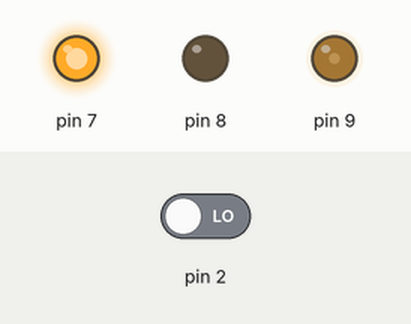
Bench run of a sketch on a simulated Arduino Uno, built with avr-gcc and run on an emulated ATmega328P. Shown: output pins drawn as LEDs (lit = HIGH). Inputs (shaded band) come from the test bench; at power-on: pin 2 LOW.

Above: at 1.2 s.
1.3 s: pin 2 driven HIGH
At 3.4 s:
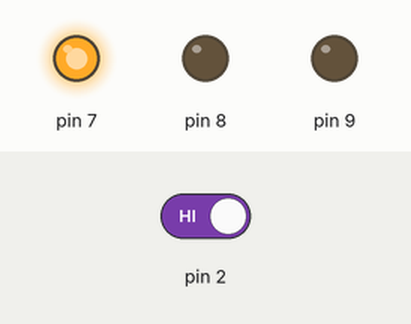
4.0 s: pin 2 driven LOW
At 6.25 s:
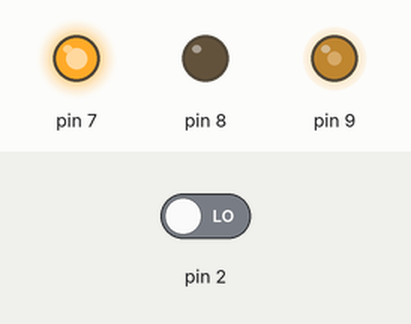
At 10.5 s:
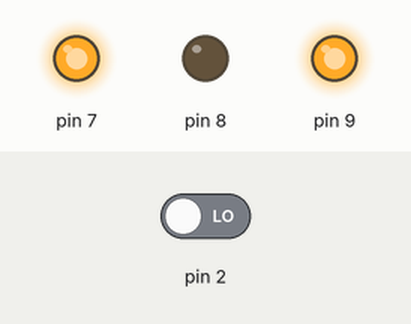
Timing chart, 0 to 12.0 s (numbered marks = the images above; inputs shaded):
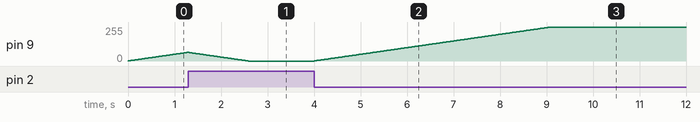

The sketch:

Acelerador.ino
```cpp
int velocidade = 0;

void setup() {
  pinMode(7, OUTPUT);
  pinMode(8, OUTPUT);
  pinMode(9, OUTPUT);

  digitalWrite(7, HIGH);
  digitalWrite(8, LOW);
}

void loop() {
  if(digitalRead(2) == HIGH) {
    if(velocidade > 0) {
      velocidade--;
    }
  }
  else {
    if(velocidade < 255) {
      velocidade++;
    }
  }
  analogWrite(9, velocidade);
  delay(20);
}
```

Measured:
- after the input at 4.0 s, pin 9: moves from 0/255 to 255/255 over 5.1 s, starting at once
